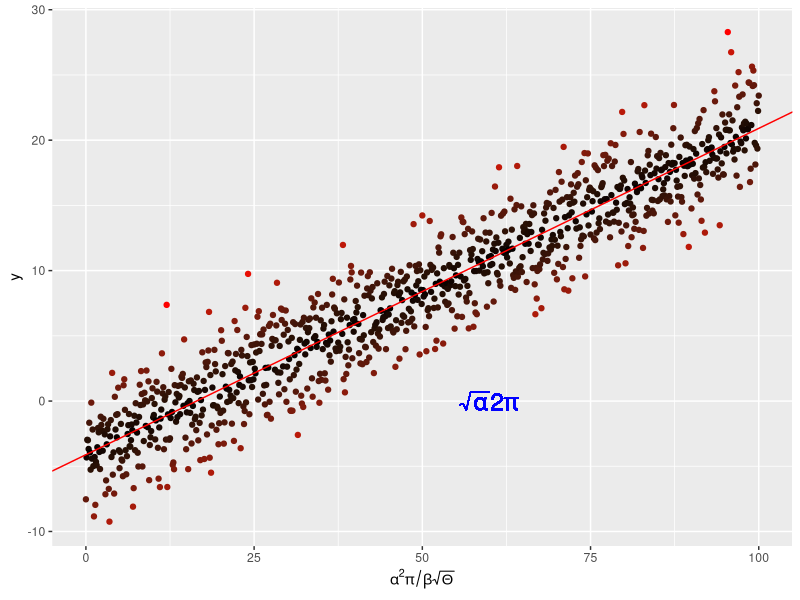

Recreate this plot in R.
###########Mathematical Display###############
require(ggplot2)

x<-seq(0,100,by=0.1)
y<--4.+0.25*x+rnorm(length(x),mean=0.,sd=2.5)

#put them in a dataframe
my_data<-data.frame(x=x,y=y)

#perform linear regression
my_lm<-summary(lm(y~x,data=my_data))

#plot
p <-  ggplot(my_data, aes(x = x, y = y,colour = abs(my_lm$residual))) +
  geom_point() + scale_colour_gradient(low = "black", high = "red") +
  theme(legend.position = "none") + scale_x_continuous(expression(alpha^2 * pi / beta * sqrt(Theta)))

#regression line
p <- p + geom_abline(
  intercept = my_lm$coefficients[1][1],
  slope = my_lm$coefficients[2][1],
  colour = "red")

#math on the plot
p <- p + geom_text(aes(x = 60, y = 0, label = "sqrt(alpha) * 2* pi"), parse = TRUE, size = 6, colour = "blue")

pdf("../results/MyLinReg.pdf")
print(p)
graphics.off()